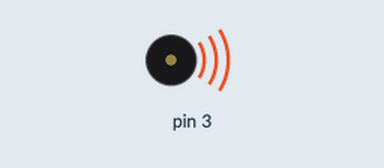
This sketch was run on a simulated Arduino Uno, built with avr-gcc and run on an emulated ATmega328P. On the bench: buzzer (waves = sounding).

Above: at 0.1 s.
At 38.3 s:
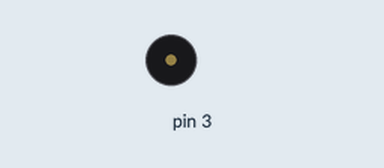
Timing chart, 0 to 39.8 s (numbered marks = the images above):
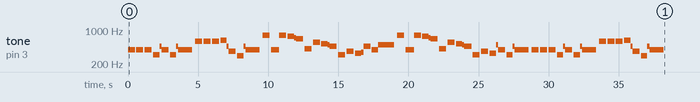

The sketch:

Taller__5.2_-_B2_.ino
```cpp
int blanca=1000;
int blanca_d=1200;
int negra=500;
int negra_d=600;
int corchea_p=450;
int semicorchea=150;

int G = 392;
//int Gb = 370;
int Eb = 311;
int Bb = 466;
int D2 = 587;
int Eb2 = 622;
int G2 = 784;
int Fsos2 = 740;
int F2 = 698;
int E2 = 659;
int Dsos = 311;
int Gsos = 415;
int Csos2 = 554;
int D=294;
int C2=523;
int B=494;
int Fsos=370;
int E=330;
int F=349;

void setup()
{
  pinMode(3,OUTPUT);
  tone(3,G,negra);
  delay(negra_d);
  tone(3,G,negra);
  delay(negra_d);

  for(byte conteo=0;conteo<2;conteo++){
    tone(3,G,negra);
    delay(negra_d);
    tone(3,Eb,corchea_p);
    delay(corchea_p);
    tone(3,Bb,semicorchea);
    delay(semicorchea);
  }

  tone(3,G,blanca);
  delay(blanca_d);

  for(byte conteo=0;conteo<3;conteo++){
    tone(3,D2,negra);
    delay(negra_d);
  }

  tone(3,Eb2,corchea_p);
  delay(corchea_p);
  tone(3,Bb,semicorchea);
  delay(semicorchea);
  tone(3,Fsos,negra);
  delay(negra_d);

  tone(3,D,corchea_p);
  delay(corchea_p);
  tone(3,Bb,semicorchea);
  delay(semicorchea);
  tone(3,G,blanca);
  delay(blanca_d);

  tone(3,G2,negra);
  delay(negra_d);
  tone(3,G,corchea_p);
  delay(corchea_p);
  tone(3,G,semicorchea);
  delay(semicorchea);
  tone(3,G2,negra);
  delay(negra_d);

  tone(3,Fsos2,corchea_p);
  delay(corchea_p);
  tone(3,F2,semicorchea);
  delay(semicorchea);
  //
  tone(3,E2,negra);
  delay(negra_d);
  tone(3,Gsos,negra);
  delay(negra_d);
  tone(3,Csos2,negra);
  delay(negra_d);
  tone(3,C2,corchea_p);
  delay(corchea_p);
  tone(3,B,semicorchea);
  delay(semicorchea);

  tone(3,Bb,negra);
  delay(negra_d);
  tone(3,Eb,negra);
  delay(negra_d);
  tone(3,Fsos,negra);
  delay(negra_d);
  tone(3,E,corchea_p);
  delay(corchea_p);
  tone(3,F,semicorchea);
  delay(semicorchea);

  tone(3,Bb,negra);
  delay(negra_d);
  tone(3,G,corchea_p);
  delay(corchea_p);
  tone(3,B,semicorchea);
  delay(semicorchea);
  tone(3,B,blanca);
  delay(blanca_d);

  tone(3,G2,negra);
  delay(negra_d);
  tone(3,G,corchea_p);
  delay(corchea_p);
  tone(3,G,semicorchea);
  delay(semicorchea);
  tone(3,G2,negra);
  delay(negra_d);

  tone(3,Fsos2,corchea_p);
  delay(corchea_p);
  tone(3,F2,semicorchea);
  delay(semicorchea);

  tone(3,E2,negra);
  delay(negra_d);
  tone(3,Gsos,negra);
  delay(negra_d);
  tone(3,Csos2,negra);
  delay(negra_d);
  tone(3,C2,corchea_p);
  delay(corchea_p);
  tone(3,B,semicorchea);
  delay(semicorchea);

  tone(3,Bb,negra);
  delay(negra_d);
  tone(3,Eb,negra);
  delay(negra_d);
  tone(3,Fsos,negra);
  delay(negra_d);
  tone(3,E,corchea_p);
  delay(corchea_p);
  tone(3,B,semicorchea);
  delay(semicorchea);

  tone(3,G,negra);
  delay(negra_d);
  tone(3,Eb,corchea_p);
  delay(corchea_p);
  tone(3,Bb,semicorchea);
  delay(semicorchea);
  tone(3,G,blanca);
  delay(blanca_d);

  tone(3,G,negra);
  delay(negra_d);
  tone(3,G,negra);
  delay(negra_d);

  for(byte conteo=0;conteo<2;conteo++){
    tone(3,G,negra);
    delay(negra_d);
    tone(3,Eb,corchea_p);
    delay(corchea_p);
    tone(3,Bb,semicorchea);
    delay(semicorchea);
  }

  tone(3,G,blanca);
  delay(blanca_d);

  for(byte conteo=0;conteo<3;conteo++){
    tone(3,D2,negra);
    delay(negra_d);
  }

  tone(3,Eb2,corchea_p);
  delay(corchea_p);
  tone(3,Bb,semicorchea);
  delay(semicorchea);
  tone(3,Fsos,negra);
  delay(negra_d);

  tone(3,D,corchea_p);
  delay(corchea_p);
  tone(3,Bb,semicorchea);
  delay(semicorchea);
  tone(3,G,blanca);
  delay(blanca_d);
}

void loop()
{

}
```
